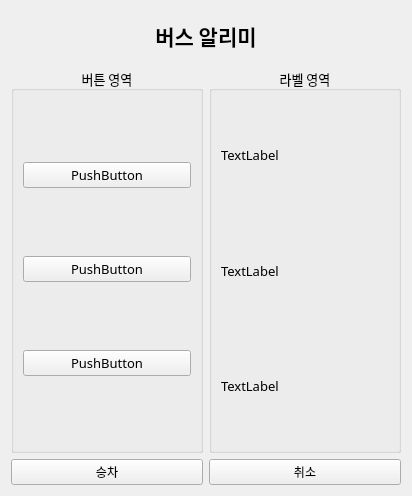
<?xml version="1.0" encoding="UTF-8"?>
<ui version="4.0">
 <class>Form</class>
 <widget class="QWidget" name="Form">
  <property name="geometry">
   <rect>
    <x>0</x>
    <y>0</y>
    <width>412</width>
    <height>496</height>
   </rect>
  </property>
  <property name="font">
   <font>
    <family>나눔고딕</family>
   </font>
  </property>
  <property name="windowTitle">
   <string>Form</string>
  </property>
  <layout class="QGridLayout" name="gridLayout">
   <item row="0" column="0">
    <layout class="QVBoxLayout" name="verticalLayout">
     <property name="sizeConstraint">
      <enum>QLayout::SetMinimumSize</enum>
     </property>
     <item>
      <widget class="QLabel" name="label">
       <property name="maximumSize">
        <size>
         <width>16777215</width>
         <height>50</height>
        </size>
       </property>
       <property name="font">
        <font>
         <family>나눔고딕 ExtraBold</family>
         <pointsize>16</pointsize>
         <weight>75</weight>
         <bold>true</bold>
        </font>
       </property>
       <property name="styleSheet">
        <string notr="true">text-alignment: center;
</string>
       </property>
       <property name="text">
        <string>버스 알리미</string>
       </property>
       <property name="alignment">
        <set>Qt::AlignCenter</set>
       </property>
      </widget>
     </item>
     <item>
      <layout class="QVBoxLayout" name="verticalLayout_2">
       <item>
        <layout class="QGridLayout" name="gridLayout_2">
         <item row="0" column="0">
          <widget class="QGroupBox" name="groupBox">
           <property name="minimumSize">
            <size>
             <width>0</width>
             <height>200</height>
            </size>
           </property>
           <property name="font">
            <font>
             <family>나눔고딕</family>
             <pointsize>10</pointsize>
            </font>
           </property>
           <property name="title">
            <string>버튼 영역</string>
           </property>
           <property name="alignment">
            <set>Qt::AlignCenter</set>
           </property>
           <layout class="QGridLayout" name="gridLayout_3">
            <item row="2" column="0">
             <widget class="QPushButton" name="pushButton_3">
              <property name="text">
               <string>PushButton</string>
              </property>
             </widget>
            </item>
            <item row="0" column="0">
             <widget class="QPushButton" name="pushButton">
              <property name="text">
               <string>PushButton</string>
              </property>
             </widget>
            </item>
            <item row="1" column="0">
             <widget class="QPushButton" name="pushButton_2">
              <property name="text">
               <string>PushButton</string>
              </property>
             </widget>
            </item>
           </layout>
          </widget>
         </item>
         <item row="0" column="1">
          <widget class="QGroupBox" name="groupBox_2">
           <property name="font">
            <font>
             <family>나눔고딕</family>
             <pointsize>10</pointsize>
            </font>
           </property>
           <property name="title">
            <string>라벨 영역</string>
           </property>
           <property name="alignment">
            <set>Qt::AlignCenter</set>
           </property>
           <layout class="QGridLayout" name="gridLayout_4">
            <item row="0" column="0">
             <widget class="QLabel" name="label_2">
              <property name="text">
               <string>TextLabel</string>
              </property>
             </widget>
            </item>
            <item row="1" column="0">
             <widget class="QLabel" name="label_3">
              <property name="text">
               <string>TextLabel</string>
              </property>
             </widget>
            </item>
            <item row="2" column="0">
             <widget class="QLabel" name="label_4">
              <property name="text">
               <string>TextLabel</string>
              </property>
             </widget>
            </item>
           </layout>
          </widget>
         </item>
         <item row="1" column="0">
          <layout class="QHBoxLayout" name="horizontalLayout_3">
           <item>
            <widget class="QPushButton" name="btnPush">
             <property name="maximumSize">
              <size>
               <width>250</width>
               <height>16777215</height>
              </size>
             </property>
             <property name="text">
              <string>승차</string>
             </property>
            </widget>
           </item>
          </layout>
         </item>
         <item row="1" column="1">
          <widget class="QPushButton" name="btnPop">
           <property name="text">
            <string>취소</string>
           </property>
          </widget>
         </item>
        </layout>
       </item>
      </layout>
     </item>
    </layout>
   </item>
  </layout>
 </widget>
 <tabstops>
  <tabstop>pushButton</tabstop>
  <tabstop>pushButton_2</tabstop>
  <tabstop>pushButton_3</tabstop>
  <tabstop>btnPush</tabstop>
  <tabstop>btnPop</tabstop>
 </tabstops>
 <resources/>
 <connections/>
</ui>
